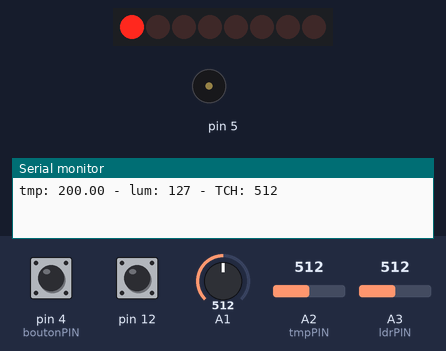
Recording of a sketch running on a simulated Arduino Uno, built with avr-gcc and run on an emulated ATmega328P. On the bench: 8 shift-register outputs drawn as a row of LEDs (first output left, lit = HIGH), buzzer (waves = sounding), the last lines printed to the serial monitor. Wiring (inferred from the names in the program): shift register (74HC595): data pin 3; shift clock pin 2. Wiring (inferred from the signals the program sends): row of LEDs: on Q0, Q1, Q2, Q3, Q4, Q5, Q6, Q7. The inputs (shaded band) are chosen by the test bench; at power-on: A2 (tmpPIN) = 512, A3 (ldrPIN) = 512, pin 4 (boutonPIN) HIGH, pin 12 HIGH, A1 = 512.

Above: at 5.1 s.
At 18.4 s:
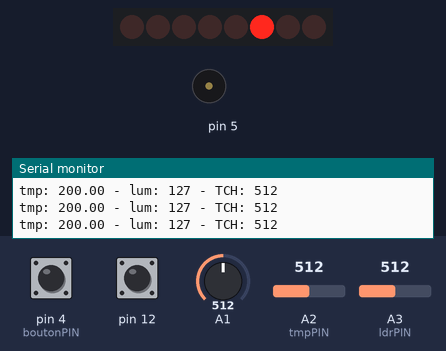
18.5 s: A2 (tmpPIN) set to 317
At 19.8 s:
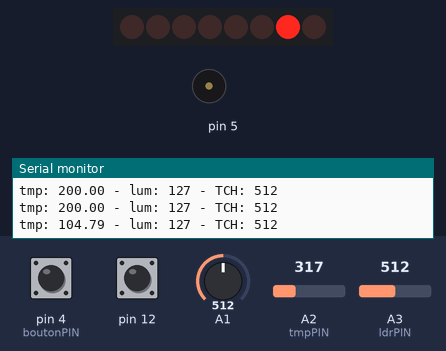
22.5 s: A2 (tmpPIN) set to 292
At 23.8 s:
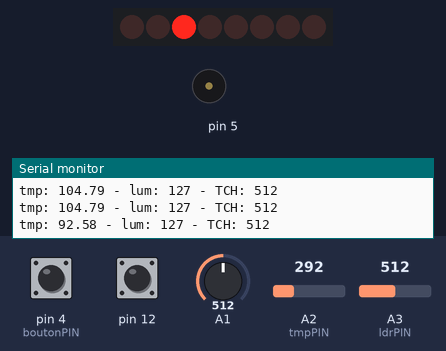
26.5 s: A3 (ldrPIN) set to 419
30.5 s: A3 (ldrPIN) set to 391
Timing chart, 0 to 35.5 s (numbered marks = the images above; inputs shaded):
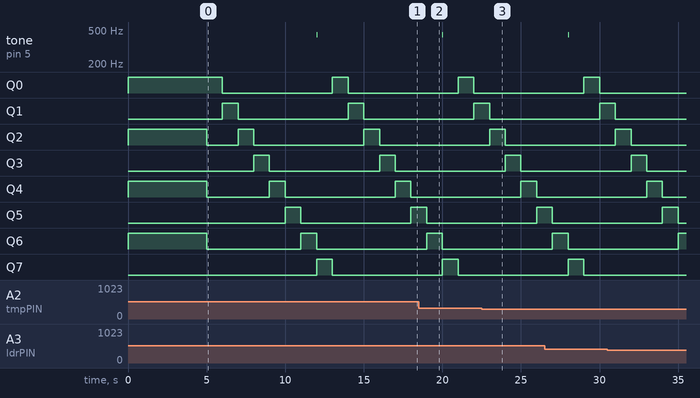

The sketch:

imagine.ino
```cpp
// 74HC164 registre
const int horloge = 2;
const int data = 3;

const int tmpPIN = A2;
const int ldrPIN = A3;

const int boutonPIN = 4;
int dernierEtatBouton = LOW;
int etatBouton = LOW;
unsigned long lastDebounceTime = 0;
unsigned long debounceDelay = 50;

unsigned long previousMillis = 0;
const long interval = 1000;

byte registre = 0;

#define NOTE_A4  440

float getTemperature (const int pin) {
  int sensor = analogRead (pin);
  float tmpVolt = (sensor / 1024.0) * 5.0;
  return ((tmpVolt - 0.5) * 100);
}

int getLumiere (const int pin) {
  float sensor = analogRead (pin);
  int lumiere = map (sensor, 0, 1023, 0, 255);
  return (lumiere);
}

bool getBouton (const int pin) {
  bool retour = false;

  int lecture = digitalRead (pin);
  if (lecture != dernierEtatBouton) {
    lastDebounceTime = millis();
  }
  if ((millis() - lastDebounceTime) > debounceDelay) {
    if (lecture != etatBouton) {
      etatBouton = lecture;
      if (etatBouton == HIGH) {
        retour = true;
      }
    }
  }
  return (retour);
}

void setup() {
  // put your setup code here, to run once:
  Serial.begin (9600);

  pinMode (5, OUTPUT);
  pinMode (boutonPIN, INPUT_PULLUP);
  pinMode (12, INPUT_PULLUP);

  pinMode (horloge, OUTPUT);
  pinMode (data, OUTPUT);
  shiftOut (data, horloge, LSBFIRST, B10101010);
  delay (5000);
}

void loop() {
  // put your main code here, to run repeatedly:
  // if (getBouton(boutonPIN) == true) {
  if (digitalRead (boutonPIN) == LOW) {
    Serial.println ("BOUTON");
  }

  if (digitalRead (12) == LOW) {
    Serial.println ("CAPACITY");
  }

  unsigned long currentMillis = millis();

  if (currentMillis - previousMillis >= interval) {
    previousMillis = currentMillis;

    Serial.print (F("tmp: ")); Serial.print (getTemperature(tmpPIN));
    Serial.print (F(" - lum: ")); Serial.print (getLumiere(ldrPIN));
    Serial.print (F(" - TCH: ")); Serial.println (analogRead(A1));

    shiftOut (data, horloge, MSBFIRST, 1 << registre);
    registre = registre + 1;
    if (registre >= 8) {
      registre = 0;
      tone (5,NOTE_A4,20);
    }
  }
}
```

Measured:
- the behaviour switches between 308 and 307 on A2 (tmpPIN) (found by bisection; images 2 and 3)
